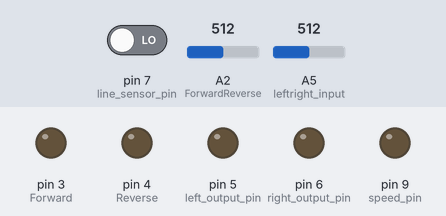
Simulated run of this sketch. Board: Arduino Uno, built with avr-gcc and run on an emulated ATmega328P. Parts: output pins drawn as LEDs (lit = HIGH). The inputs (shaded band) are chosen by the test bench; at power-on: A2 (ForwardReverse) = 512, A5 (leftright_input) = 512, pin 7 (line_sensor_pin) LOW.

Above: at 1.2 s.
1.3 s: A2 (ForwardReverse) set to 684
2.8 s: A2 (ForwardReverse) set to 715
At 5.7 s:
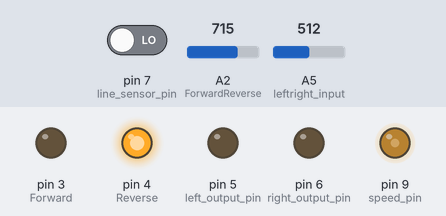
5.8 s: A5 (leftright_input) set to 733
7.3 s: A5 (leftright_input) set to 767
At 7.9 s:
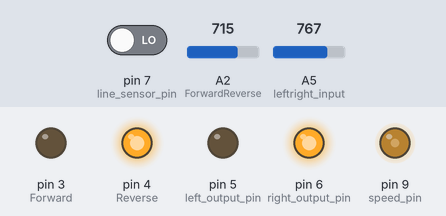
8.8 s: A2 (ForwardReverse) set to 690
At 9.6 s:
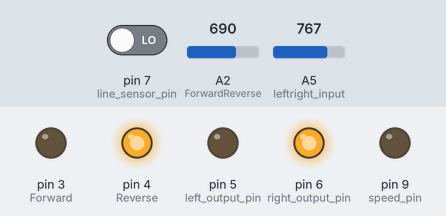
10.3 s: A5 (leftright_input) set to 240
At 11.3 s:
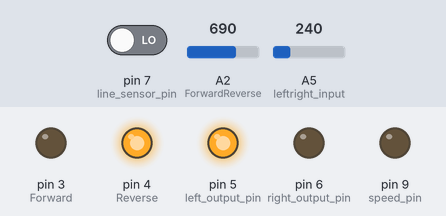
Timing chart, 0 to 12.8 s (numbered marks = the images above; inputs shaded):
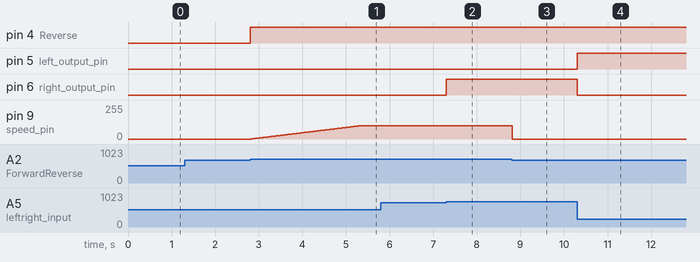

The sketch:

controldrive2.0_noMD_AnalogJoystick.ino
```cpp
int ForwardReverse = A2; // Analog value from joystick.
int Forward = 3;
int Reverse = 4;
int joystick_y = 1;
int leftright_input = A5;
int left_output_pin = 5;
int right_output_pin = 6;
int joystick_x = 1;
int line_sensor_pin = 7;
int line_sensor_value = 0;
int turned_right = 0;
int turned_left = 0;
char currentstate = 0;
int speed_pin = 9;
int ramp = 0;
int deceleration = 0;
int LED = 13;

//limit for deadzone
const int right_limit = 750;
const int left_limit = 250;
const int forward_limit = 275;
const int reverse_limit = 700;
const int speed_value = 100;

void setup() {
  // put your setup code here, to run once:
  Serial.begin(9600);
  pinMode(ForwardReverse,INPUT);
  pinMode(Forward, OUTPUT);
  pinMode(Reverse, OUTPUT);
  pinMode(leftright_input, INPUT);
  pinMode(left_output_pin, OUTPUT);
  pinMode(right_output_pin, OUTPUT);
  pinMode(line_sensor_pin,INPUT);
  pinMode (speed_pin, OUTPUT);
}

//reset
void settozero(){
  //digitalWrite(Forward, LOW);
  //digitalWrite(Reverse, LOW);
  digitalWrite(right_output_pin, LOW);
  digitalWrite(left_output_pin, LOW);
  analogWrite(speed_pin, 0);


}
void drivemode(char mode) {
  switch (mode){
    case 'F':
		settozero();
		digitalWrite(Forward,HIGH);
    analogWrite (speed_pin,ramp++);
    if(ramp>speed_value){ramp=speed_value;}
    deceleration=1;

    break;
    case 'B':
		settozero();
		digitalWrite(Reverse,HIGH);
    analogWrite (speed_pin,ramp++);
    if(ramp>speed_value){ramp=speed_value;}
    deceleration=1;

    break;
    case 'L':
		settozero();
		digitalWrite(left_output_pin,HIGH);

    break;
    case 'R':
		settozero();
		digitalWrite(right_output_pin,HIGH);

    break;
    case 1:
		settozero();
    digitalWrite(Forward,HIGH);
    digitalWrite(left_output_pin,HIGH);
    analogWrite (speed_pin,ramp++);
    if(ramp>speed_value){ramp=speed_value;}
    deceleration=1;

    break;
    case 2:
    settozero();
    digitalWrite(Forward,HIGH);
    digitalWrite(right_output_pin,HIGH);
    analogWrite (speed_pin,ramp++);
    if(ramp>speed_value){ramp=speed_value;}
    deceleration=1;

    break;
    case 3:
    settozero();
    digitalWrite(Reverse,HIGH);
    digitalWrite(left_output_pin,HIGH);
    analogWrite (speed_pin,ramp++);
    if(ramp>speed_value){ramp=speed_value;}
    deceleration=1;

    break;
    case 4:
    settozero();
    digitalWrite(Reverse,HIGH);
    digitalWrite(right_output_pin,HIGH);
    analogWrite (speed_pin,ramp++);
    if(ramp>speed_value){ramp=speed_value;}
    deceleration=1;

    break;
    case 0:
    settozero();
		if (currentstate == 1 || currentstate == 'L' || currentstate == 3) {
			while ( line_sensor_value > 0 ) {
				digitalWrite(right_output_pin, HIGH);
        line_sensor_value = digitalRead(line_sensor_pin);
			}
     settozero();
     currentstate = 0;
		}
		if (currentstate == 2 || currentstate == 'R' || currentstate == 4) {
			while ( line_sensor_value > 0 ) {
				digitalWrite(left_output_pin, HIGH);
        line_sensor_value = digitalRead(line_sensor_pin);
        Serial.println("what here");
			}
     settozero();
     currentstate = 0;
		}

    analogWrite(speed_pin,0);
    ramp = 0;
    if (deceleration > 0) {
      digitalWrite(LED,HIGH);
      delay(750);
      digitalWrite(LED,LOW);
    }
    digitalWrite(Forward, LOW);
    digitalWrite(Reverse, LOW);
    deceleration = 0;
    break;

  }
  currentstate = mode;
}

void loop() {
  // put your main code here, to run repeatedly:
  delay(25);
  joystick_y = analogRead(ForwardReverse);
  joystick_x = analogRead(leftright_input);
  line_sensor_value = digitalRead(line_sensor_pin);

  if (joystick_y < forward_limit) {
   if ( joystick_x < left_limit) {
	   drivemode(1);
   }
   else if ( joystick_x >= left_limit && joystick_x <= right_limit){
	   drivemode('F');
   }
	   else if (joystick_x > right_limit ) {
		   drivemode(2);
   }
  }

   if ( joystick_y >= forward_limit && joystick_y <= reverse_limit) {
   if ( joystick_x < left_limit) {
	   drivemode('L');
   }
   else if ( joystick_x >= left_limit && joystick_x <= right_limit){
	   drivemode(0);
   }
	   else if (joystick_x > right_limit ) {
		   drivemode('R');
   }
  }

	if ( joystick_y > reverse_limit) {
	if ( joystick_x < left_limit) {
	   drivemode(3);
	}
		else if ( joystick_x >= left_limit && joystick_x <= right_limit){
	   drivemode('B');
		}
		else if (joystick_x > right_limit ) {
			drivemode(4);
   }
  }
}
```

Measured:
- the behaviour switches between 700 and 701 on A2 (ForwardReverse) (found by bisection; images 0 and 1)
- the behaviour switches between 750 and 751 on A5 (leftright_input) (found by bisection; images 1 and 2)
- after the input at 1.3 s, every drawn part: stays the same
- after the input at 2.8 s, pin 4 (Reverse): LOW → HIGH at once; pin 9 (speed_pin): moves from 0/255 to 100/255 over 2.5 s, starting at once
- after the input at 7.3 s, pin 6 (right_output_pin): LOW → HIGH at once
- after the input at 8.8 s, pin 9 (speed_pin): 100/255 → 0/255 at once
- after the input at 10.3 s, pin 5 (left_output_pin): LOW → HIGH at once; pin 6 (right_output_pin): HIGH → LOW at once
